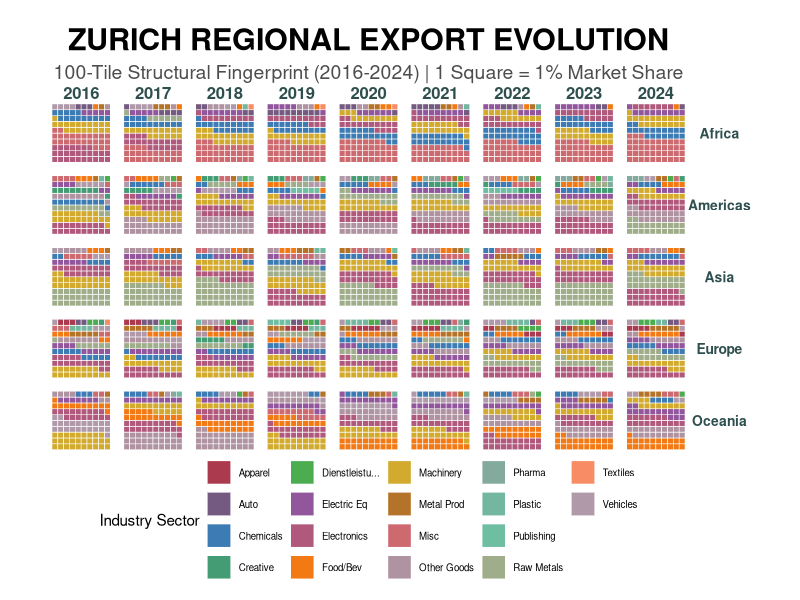
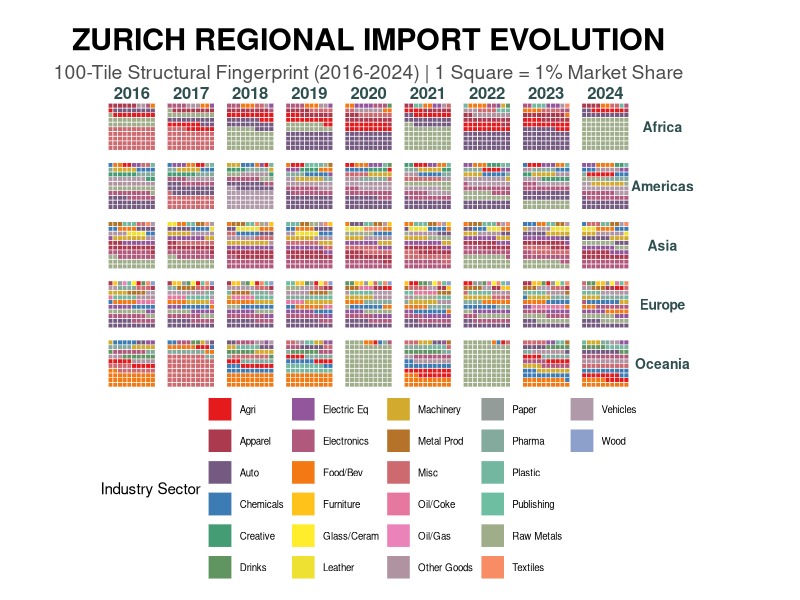

R code for these plots, in order:
# 1. SETUP & LIBRARIES
library(tidyverse)
library(scales)

# 2. LOAD DATA
df <- read_csv("Cleaned_HR_Final_Report.csv")

# 3. COMPREHENSIVE SHORT-NAME MAPPING
short_names <- c(
  "Pharmazeutische Erzeugnisse" = "Pharma",
  "Maschinen" = "Machinery",
  "Chemische Erzeugnisse" = "Chemicals",
  "Datenverarbeitungsgeräte, elektronische und optische Erzeugnisse" = "Electronics",
  "Elektrische Ausrüstungen" = "Electric Eq",
  "Metallerzeugnisse" = "Metal Prod",
  "Nahrungs- und Futtermittel" = "Food/Bev",
  "Verschiedene (weitere) Güterkategorien" = "Misc",
  "Metalle" = "Raw Metals",
  "Textilien" = "Textiles",
  "Bekleidung" = "Apparel",
  "Uhren" = "Watches",
  "Getränke" = "Drinks",
  "Möbel" = "Furniture",
  "Papier, Pappe und Waren daraus" = "Paper",
  "Leder und Lederwaren" = "Leather",
  "Holz sowie Holz- und Korkwaren (ohne Möbel); Flecht- und Korbwaren" = "Wood",
  "Gummi- und Kunststoffwaren" = "Plastic",
  "Glas- und Glaswaren, Keramik, verarbeitete Steine und Erden" = "Glass/Ceram",
  "Kraftwagen und Kraftwagenteile" = "Auto",
  "Sonstige Fahrzeuge" = "Vehicles",
  "Waren, a.n.g." = "Other Goods",
  "Dienstleistungen des Verlagswesens" = "Publishing",
  "Erzeugnisse der Landwirtschaft und Jagd sowie damit verbundene Dienstleistungen" = "Agri",
  "Kokereierzeugnisse und Mineralölerzeugnisse" = "Oil/Coke",
  "Kreative, künstlerische und unterhaltende Dienstleistungen" = "Creative",
  "Dienstleistungen der Herstellung, des Verleihs und Vertriebs von Filmen..." = "Media",
  "Dienstleistungen von Bibliotheken, Archiven und Museen..." = "Culture",
  "Dienstleistungen der Sammlung, Behandlung und Beseitigung von Abfällen..." = "Waste",
  "Forstwirtschaftliche Erzeugnisse und Dienstleistungen" = "Forestry",
  "Steine und Erden; sonstige Bergbauerzeugnisse" = "Mining",
  "Druckereileistungen..." = "Printing",
  "Sonstige freiberufliche, wissenschaftliche und technische Dienstleistungen" = "Tech Serv",
  "Fische and Fischereierzeugnisse..." = "Fishery",
  "Kohle" = "Coal",
  "Erdöl und Erdgas" = "Oil/Gas",
  "Tabakerzeugnisse" = "Tobacco",
  "Erze" = "Ores"
)

# Apply mapping and clean
df_clean <- df %>%
  mutate(Ind_Short = recode(Industry, !!!short_names, .default = str_trunc(Industry, 15)))

# 4. MASTER COLOR KEY (Ensures consistency between plots)
all_inds <- sort(unique(df_clean$Ind_Short))
# Use colorRampPalette to generate enough distinct colors from a high-contrast base
master_colors <- setNames(
  colorRampPalette(c("#E41A1C", "#377EB8", "#4DAF4A", "#984EA3", "#FF7F00", "#FFFF33", 
                     "#A65628", "#F781BF", "#999999", "#66C2A5", "#FC8D62", "#8DA0CB"))(length(all_inds)),
  all_inds
)

# 5. UNIVERSAL WAFFLE ENGINE
generate_waffle <- function(data, trade_type_label) {
  
  waffle_data <- data %>%
    filter(Trade_Type == trade_type_label) %>%
    group_by(Year, Continent, Ind_Short) %>%
    summarise(Total = sum(Total_Amount_CHF), .groups = "drop") %>%
    filter(Total > 0) %>%
    group_by(Year, Continent) %>%
    # Robust Largest Remainder Logic: Guarantees 100 tiles, no negatives
    mutate(Tiles = floor(Total / sum(Total) * 100),
           diff = 100 - sum(Tiles)) %>%
    arrange(desc(Total)) %>%
    mutate(Tiles = if_else(row_number() <= diff, Tiles + 1, Tiles)) %>%
    uncount(Tiles) %>%
    group_by(Year, Continent) %>%
    mutate(x = rep(1:10, length.out = n()),
           y = rep(1:10, each = 10, length.out = n()))
  
  ggplot(waffle_data, aes(x = x, y = y, fill = Ind_Short)) +
    geom_tile(color = "white", linewidth = 0.2) +
    facet_grid(Continent ~ Year) +
    coord_equal() +
    scale_fill_manual(values = master_colors) + # Fixed color map
    theme_void() +
    theme(
      legend.position = "bottom",
      legend.text = element_text(size = 7),
      strip.text.y = element_text(angle = 0, face = "bold", size = 10, color = "#2F4F4F"),
      strip.text.x = element_text(face = "bold", size = 12, color = "#2F4F4F"),
      plot.title = element_text(face = "bold", size = 22, hjust = 0.5),
      plot.subtitle = element_text(size = 14, hjust = 0.5, color = "gray30"),
      plot.margin = margin(15, 15, 15, 15)
    ) +
    labs(title = paste("ZURICH REGIONAL", toupper(trade_type_label), "EVOLUTION"),
         subtitle = "100-Tile Structural Fingerprint (2016-2024) | 1 Square = 1% Market Share",
         fill = "Industry Sector")
}

# 6. RENDER THE DUAL STUDY
plot_export <- generate_waffle(df_clean, "Export")
plot_import <- generate_waffle(df_clean, "Import")

print(plot_export)
print(plot_import)